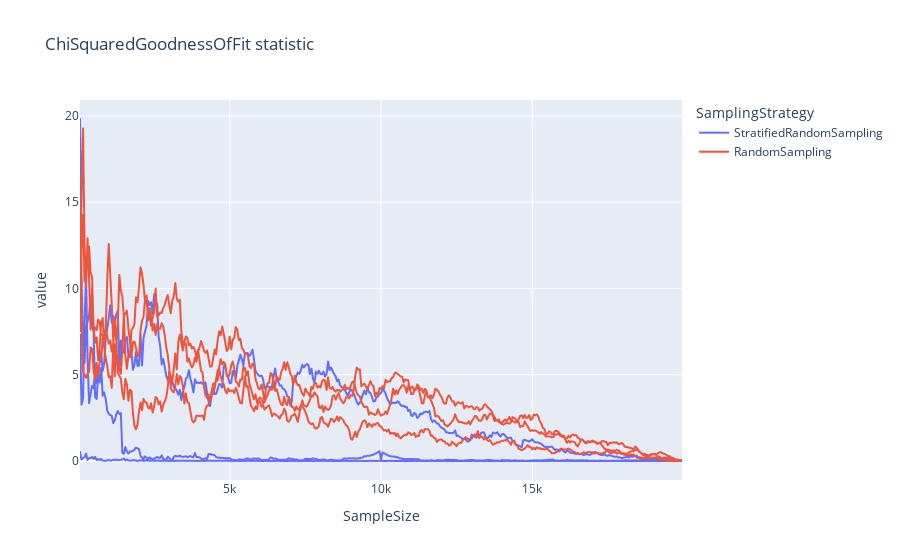
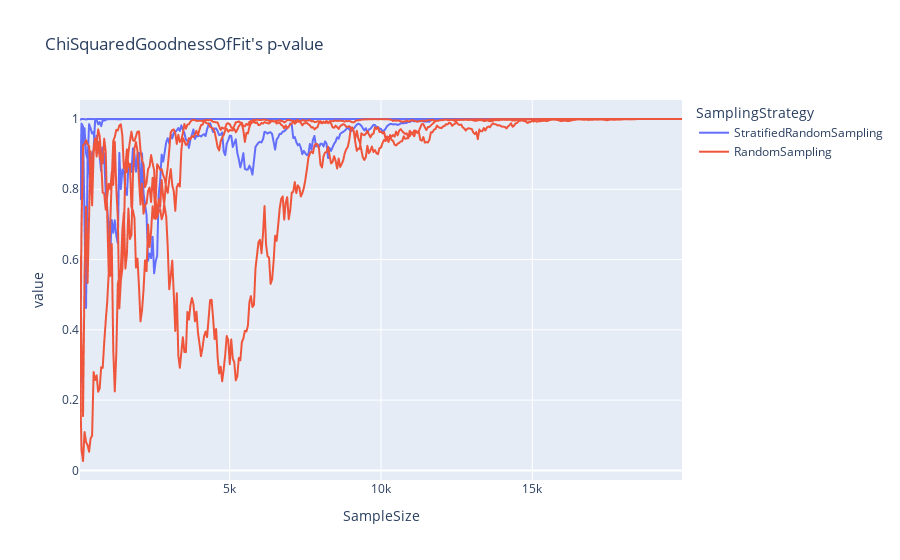
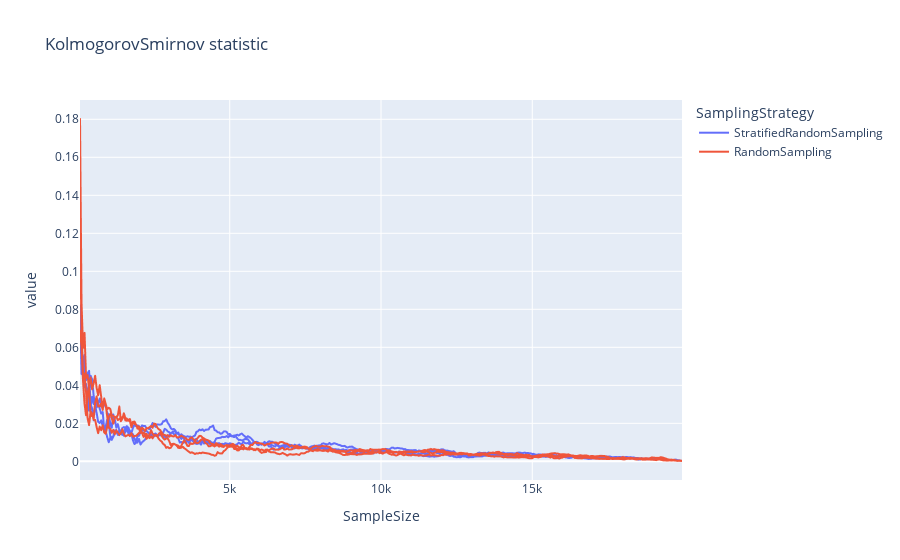
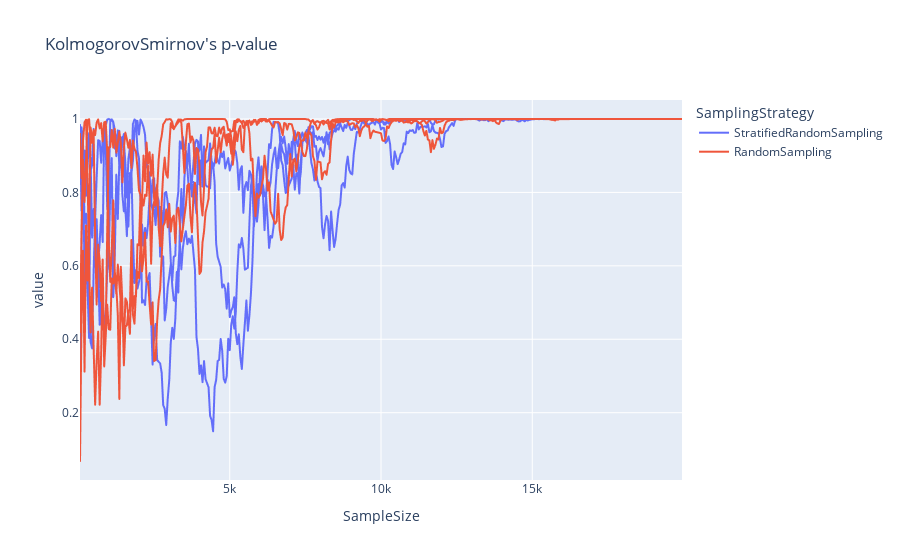

Here is the notebook cell these charts were saved with, in order:
### Code cell
evaluation.plot()

### Figure 1 — Plotly figure (JSON) as saved in the notebook; plotly's stock layout.template omitted (floating-point values rounded to 4 significant figures; data arrays with more than 128 entries replaced by an {"elided": "..."} marker saying what was removed)
{"data": [{"hovertemplate": "SamplingStrategy=StratifiedRandomSampling<br>variable=category<br>SampleSize=%{x}<br>value=%{y}<extra></extra>", "legendgroup": "StratifiedRandomSampling", "line": {"color": "#636efa", "dash": "solid"}, "marker": {"symbol": "circle"}, "mode": "lines", "name": "StratifiedRandomSampling", "showlegend": true, "type": "scattergl", "x": {"elided": "399 int values"}, "xaxis": "x", "y": {"elided": "399 float values"}, "yaxis": "y"}, {"hovertemplate": "SamplingStrategy=StratifiedRandomSampling<br>variable=month<br>SampleSize=%{x}<br>value=%{y}<extra></extra>", "legendgroup": "StratifiedRandomSampling", "line": {"color": "#636efa", "dash": "solid"}, "marker": {"symbol": "circle"}, "mode": "lines", "name": "StratifiedRandomSampling", "showlegend": false, "type": "scattergl", "x": {"elided": "399 int values"}, "xaxis": "x", "y": {"elided": "399 float values"}, "yaxis": "y"}, {"hovertemplate": "SamplingStrategy=StratifiedRandomSampling<br>variable=weekday<br>SampleSize=%{x}<br>value=%{y}<extra></extra>", "legendgroup": "StratifiedRandomSampling", "line": {"color": "#636efa", "dash": "solid"}, "marker": {"symbol": "circle"}, "mode": "lines", "name": "StratifiedRandomSampling", "showlegend": false, "type": "scattergl", "x": {"elided": "399 int values"}, "xaxis": "x", "y": {"elided": "399 float values"}, "yaxis": "y"}, {"hovertemplate": "SamplingStrategy=StratifiedRandomSampling<br>variable=season<br>SampleSize=%{x}<br>value=%{y}<extra></extra>", "legendgroup": "StratifiedRandomSampling", "line": {"color": "#636efa", "dash": "solid"}, "marker": {"symbol": "circle"}, "mode": "lines", "name": "StratifiedRandomSampling", "showlegend": false, "type": "scattergl", "x": {"elided": "399 int values"}, "xaxis": "x", "y": {"elided": "399 float values"}, "yaxis": "y"}, {"hovertemplate": "SamplingStrategy=RandomSampling<br>variable=category<br>SampleSize=%{x}<br>value=%{y}<extra></extra>", "legendgroup": "RandomSampling", "line": {"color": "#EF553B", "dash": "solid"}, "marker": {"symbol": "circle"}, "mode": "lines", "name": "RandomSampling", "showlegend": true, "type": "scattergl", "x": {"elided": "399 int values"}, "xaxis": "x", "y": {"elided": "399 float values"}, "yaxis": "y"}, {"hovertemplate": "SamplingStrategy=RandomSampling<br>variable=month<br>SampleSize=%{x}<br>value=%{y}<extra></extra>", "legendgroup": "RandomSampling", "line": {"color": "#EF553B", "dash": "solid"}, "marker": {"symbol": "circle"}, "mode": "lines", "name": "RandomSampling", "showlegend": false, "type": "scattergl", "x": {"elided": "399 int values"}, "xaxis": "x", "y": {"elided": "399 float values"}, "yaxis": "y"}, {"hovertemplate": "SamplingStrategy=RandomSampling<br>variable=weekday<br>SampleSize=%{x}<br>value=%{y}<extra></extra>", "legendgroup": "RandomSampling", "line": {"color": "#EF553B", "dash": "solid"}, "marker": {"symbol": "circle"}, "mode": "lines", "name": "RandomSampling", "showlegend": false, "type": "scattergl", "x": {"elided": "399 int values"}, "xaxis": "x", "y": {"elided": "399 float values"}, "yaxis": "y"}, {"hovertemplate": "SamplingStrategy=RandomSampling<br>variable=season<br>SampleSize=%{x}<br>value=%{y}<extra></extra>", "legendgroup": "RandomSampling", "line": {"color": "#EF553B", "dash": "solid"}, "marker": {"symbol": "circle"}, "mode": "lines", "name": "RandomSampling", "showlegend": false, "type": "scattergl", "x": {"elided": "399 int values"}, "xaxis": "x", "y": {"elided": "399 float values"}, "yaxis": "y"}], "layout": {"legend": {"title": {"text": "SamplingStrategy"}, "tracegroupgap": 0}, "title": {"text": "ChiSquaredGoodnessOfFit statistic"}, "xaxis": {"anchor": "y", "domain": [0, 1], "title": {"text": "SampleSize"}}, "yaxis": {"anchor": "x", "domain": [0, 1], "title": {"text": "value"}}}}

### Figure 2 — Plotly figure (JSON) as saved in the notebook; plotly's stock layout.template omitted (floating-point values rounded to 4 significant figures; data arrays with more than 128 entries replaced by an {"elided": "..."} marker saying what was removed)
{"data": [{"hovertemplate": "SamplingStrategy=StratifiedRandomSampling<br>variable=category<br>SampleSize=%{x}<br>value=%{y}<extra></extra>", "legendgroup": "StratifiedRandomSampling", "line": {"color": "#636efa", "dash": "solid"}, "marker": {"symbol": "circle"}, "mode": "lines", "name": "StratifiedRandomSampling", "showlegend": true, "type": "scattergl", "x": {"elided": "399 int values"}, "xaxis": "x", "y": {"elided": "399 float values"}, "yaxis": "y"}, {"hovertemplate": "SamplingStrategy=StratifiedRandomSampling<br>variable=month<br>SampleSize=%{x}<br>value=%{y}<extra></extra>", "legendgroup": "StratifiedRandomSampling", "line": {"color": "#636efa", "dash": "solid"}, "marker": {"symbol": "circle"}, "mode": "lines", "name": "StratifiedRandomSampling", "showlegend": false, "type": "scattergl", "x": {"elided": "399 int values"}, "xaxis": "x", "y": {"elided": "399 float values"}, "yaxis": "y"}, {"hovertemplate": "SamplingStrategy=StratifiedRandomSampling<br>variable=weekday<br>SampleSize=%{x}<br>value=%{y}<extra></extra>", "legendgroup": "StratifiedRandomSampling", "line": {"color": "#636efa", "dash": "solid"}, "marker": {"symbol": "circle"}, "mode": "lines", "name": "StratifiedRandomSampling", "showlegend": false, "type": "scattergl", "x": {"elided": "399 int values"}, "xaxis": "x", "y": {"elided": "399 float values"}, "yaxis": "y"}, {"hovertemplate": "SamplingStrategy=StratifiedRandomSampling<br>variable=season<br>SampleSize=%{x}<br>value=%{y}<extra></extra>", "legendgroup": "StratifiedRandomSampling", "line": {"color": "#636efa", "dash": "solid"}, "marker": {"symbol": "circle"}, "mode": "lines", "name": "StratifiedRandomSampling", "showlegend": false, "type": "scattergl", "x": {"elided": "399 int values"}, "xaxis": "x", "y": {"elided": "399 float values"}, "yaxis": "y"}, {"hovertemplate": "SamplingStrategy=RandomSampling<br>variable=category<br>SampleSize=%{x}<br>value=%{y}<extra></extra>", "legendgroup": "RandomSampling", "line": {"color": "#EF553B", "dash": "solid"}, "marker": {"symbol": "circle"}, "mode": "lines", "name": "RandomSampling", "showlegend": true, "type": "scattergl", "x": {"elided": "399 int values"}, "xaxis": "x", "y": {"elided": "399 float values"}, "yaxis": "y"}, {"hovertemplate": "SamplingStrategy=RandomSampling<br>variable=month<br>SampleSize=%{x}<br>value=%{y}<extra></extra>", "legendgroup": "RandomSampling", "line": {"color": "#EF553B", "dash": "solid"}, "marker": {"symbol": "circle"}, "mode": "lines", "name": "RandomSampling", "showlegend": false, "type": "scattergl", "x": {"elided": "399 int values"}, "xaxis": "x", "y": {"elided": "399 float values"}, "yaxis": "y"}, {"hovertemplate": "SamplingStrategy=RandomSampling<br>variable=weekday<br>SampleSize=%{x}<br>value=%{y}<extra></extra>", "legendgroup": "RandomSampling", "line": {"color": "#EF553B", "dash": "solid"}, "marker": {"symbol": "circle"}, "mode": "lines", "name": "RandomSampling", "showlegend": false, "type": "scattergl", "x": {"elided": "399 int values"}, "xaxis": "x", "y": {"elided": "399 float values"}, "yaxis": "y"}, {"hovertemplate": "SamplingStrategy=RandomSampling<br>variable=season<br>SampleSize=%{x}<br>value=%{y}<extra></extra>", "legendgroup": "RandomSampling", "line": {"color": "#EF553B", "dash": "solid"}, "marker": {"symbol": "circle"}, "mode": "lines", "name": "RandomSampling", "showlegend": false, "type": "scattergl", "x": {"elided": "399 int values"}, "xaxis": "x", "y": {"elided": "399 float values"}, "yaxis": "y"}], "layout": {"legend": {"title": {"text": "SamplingStrategy"}, "tracegroupgap": 0}, "title": {"text": "ChiSquaredGoodnessOfFit's p-value"}, "xaxis": {"anchor": "y", "domain": [0, 1], "title": {"text": "SampleSize"}}, "yaxis": {"anchor": "x", "domain": [0, 1], "title": {"text": "value"}}}}

### Figure 3 — Plotly figure (JSON) as saved in the notebook; plotly's stock layout.template omitted (floating-point values rounded to 4 significant figures; data arrays with more than 128 entries replaced by an {"elided": "..."} marker saying what was removed)
{"data": [{"hovertemplate": "SamplingStrategy=StratifiedRandomSampling<br>variable=amount<br>SampleSize=%{x}<br>value=%{y}<extra></extra>", "legendgroup": "StratifiedRandomSampling", "line": {"color": "#636efa", "dash": "solid"}, "marker": {"symbol": "circle"}, "mode": "lines", "name": "StratifiedRandomSampling", "showlegend": true, "type": "scattergl", "x": {"elided": "399 int values"}, "xaxis": "x", "y": {"elided": "399 float values"}, "yaxis": "y"}, {"hovertemplate": "SamplingStrategy=StratifiedRandomSampling<br>variable=day<br>SampleSize=%{x}<br>value=%{y}<extra></extra>", "legendgroup": "StratifiedRandomSampling", "line": {"color": "#636efa", "dash": "solid"}, "marker": {"symbol": "circle"}, "mode": "lines", "name": "StratifiedRandomSampling", "showlegend": false, "type": "scattergl", "x": {"elided": "399 int values"}, "xaxis": "x", "y": {"elided": "399 float values"}, "yaxis": "y"}, {"hovertemplate": "SamplingStrategy=StratifiedRandomSampling<br>variable=hour<br>SampleSize=%{x}<br>value=%{y}<extra></extra>", "legendgroup": "StratifiedRandomSampling", "line": {"color": "#636efa", "dash": "solid"}, "marker": {"symbol": "circle"}, "mode": "lines", "name": "StratifiedRandomSampling", "showlegend": false, "type": "scattergl", "x": {"elided": "399 int values"}, "xaxis": "x", "y": {"elided": "399 float values"}, "yaxis": "y"}, {"hovertemplate": "SamplingStrategy=RandomSampling<br>variable=amount<br>SampleSize=%{x}<br>value=%{y}<extra></extra>", "legendgroup": "RandomSampling", "line": {"color": "#EF553B", "dash": "solid"}, "marker": {"symbol": "circle"}, "mode": "lines", "name": "RandomSampling", "showlegend": true, "type": "scattergl", "x": {"elided": "399 int values"}, "xaxis": "x", "y": {"elided": "399 float values"}, "yaxis": "y"}, {"hovertemplate": "SamplingStrategy=RandomSampling<br>variable=day<br>SampleSize=%{x}<br>value=%{y}<extra></extra>", "legendgroup": "RandomSampling", "line": {"color": "#EF553B", "dash": "solid"}, "marker": {"symbol": "circle"}, "mode": "lines", "name": "RandomSampling", "showlegend": false, "type": "scattergl", "x": {"elided": "399 int values"}, "xaxis": "x", "y": {"elided": "399 float values"}, "yaxis": "y"}, {"hovertemplate": "SamplingStrategy=RandomSampling<br>variable=hour<br>SampleSize=%{x}<br>value=%{y}<extra></extra>", "legendgroup": "RandomSampling", "line": {"color": "#EF553B", "dash": "solid"}, "marker": {"symbol": "circle"}, "mode": "lines", "name": "RandomSampling", "showlegend": false, "type": "scattergl", "x": {"elided": "399 int values"}, "xaxis": "x", "y": {"elided": "399 float values"}, "yaxis": "y"}], "layout": {"legend": {"title": {"text": "SamplingStrategy"}, "tracegroupgap": 0}, "title": {"text": "KolmogorovSmirnov statistic"}, "xaxis": {"anchor": "y", "domain": [0, 1], "title": {"text": "SampleSize"}}, "yaxis": {"anchor": "x", "domain": [0, 1], "title": {"text": "value"}}}}

### Figure 4 — Plotly figure (JSON) as saved in the notebook; plotly's stock layout.template omitted (floating-point values rounded to 4 significant figures; data arrays with more than 128 entries replaced by an {"elided": "..."} marker saying what was removed)
{"data": [{"hovertemplate": "SamplingStrategy=StratifiedRandomSampling<br>variable=amount<br>SampleSize=%{x}<br>value=%{y}<extra></extra>", "legendgroup": "StratifiedRandomSampling", "line": {"color": "#636efa", "dash": "solid"}, "marker": {"symbol": "circle"}, "mode": "lines", "name": "StratifiedRandomSampling", "showlegend": true, "type": "scattergl", "x": {"elided": "399 int values"}, "xaxis": "x", "y": {"elided": "399 float values"}, "yaxis": "y"}, {"hovertemplate": "SamplingStrategy=StratifiedRandomSampling<br>variable=day<br>SampleSize=%{x}<br>value=%{y}<extra></extra>", "legendgroup": "StratifiedRandomSampling", "line": {"color": "#636efa", "dash": "solid"}, "marker": {"symbol": "circle"}, "mode": "lines", "name": "StratifiedRandomSampling", "showlegend": false, "type": "scattergl", "x": {"elided": "399 int values"}, "xaxis": "x", "y": {"elided": "399 float values"}, "yaxis": "y"}, {"hovertemplate": "SamplingStrategy=StratifiedRandomSampling<br>variable=hour<br>SampleSize=%{x}<br>value=%{y}<extra></extra>", "legendgroup": "StratifiedRandomSampling", "line": {"color": "#636efa", "dash": "solid"}, "marker": {"symbol": "circle"}, "mode": "lines", "name": "StratifiedRandomSampling", "showlegend": false, "type": "scattergl", "x": {"elided": "399 int values"}, "xaxis": "x", "y": {"elided": "399 float values"}, "yaxis": "y"}, {"hovertemplate": "SamplingStrategy=RandomSampling<br>variable=amount<br>SampleSize=%{x}<br>value=%{y}<extra></extra>", "legendgroup": "RandomSampling", "line": {"color": "#EF553B", "dash": "solid"}, "marker": {"symbol": "circle"}, "mode": "lines", "name": "RandomSampling", "showlegend": true, "type": "scattergl", "x": {"elided": "399 int values"}, "xaxis": "x", "y": {"elided": "399 float values"}, "yaxis": "y"}, {"hovertemplate": "SamplingStrategy=RandomSampling<br>variable=day<br>SampleSize=%{x}<br>value=%{y}<extra></extra>", "legendgroup": "RandomSampling", "line": {"color": "#EF553B", "dash": "solid"}, "marker": {"symbol": "circle"}, "mode": "lines", "name": "RandomSampling", "showlegend": false, "type": "scattergl", "x": {"elided": "399 int values"}, "xaxis": "x", "y": {"elided": "399 float values"}, "yaxis": "y"}, {"hovertemplate": "SamplingStrategy=RandomSampling<br>variable=hour<br>SampleSize=%{x}<br>value=%{y}<extra></extra>", "legendgroup": "RandomSampling", "line": {"color": "#EF553B", "dash": "solid"}, "marker": {"symbol": "circle"}, "mode": "lines", "name": "RandomSampling", "showlegend": false, "type": "scattergl", "x": {"elided": "399 int values"}, "xaxis": "x", "y": {"elided": "399 float values"}, "yaxis": "y"}], "layout": {"legend": {"title": {"text": "SamplingStrategy"}, "tracegroupgap": 0}, "title": {"text": "KolmogorovSmirnov's p-value"}, "xaxis": {"anchor": "y", "domain": [0, 1], "title": {"text": "SampleSize"}}, "yaxis": {"anchor": "x", "domain": [0, 1], "title": {"text": "value"}}}}
